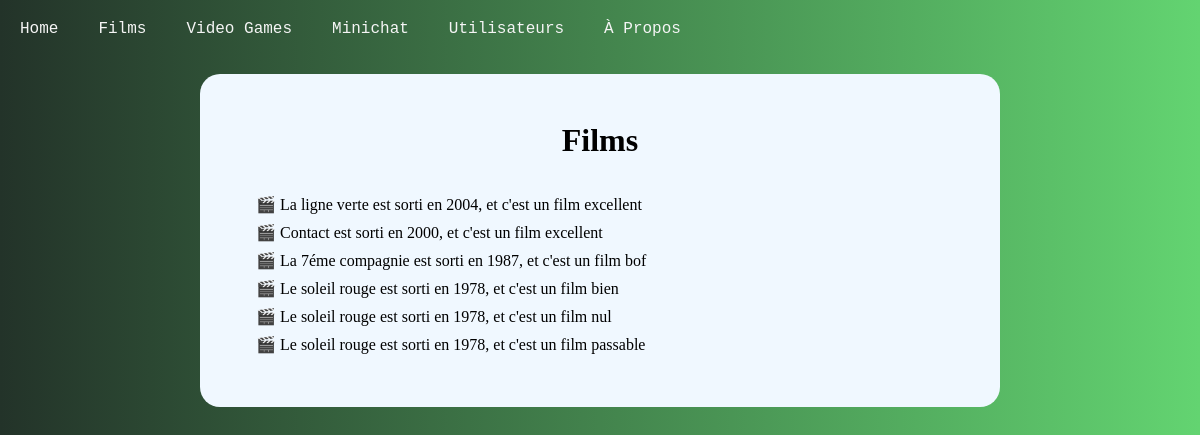
Screenshot of /index.php?films with the database file from the repository.
### tables this page shows
CREATE TABLE `films` (
  `ID` int(11) UNSIGNED NOT NULL,
  `title` varchar(50) NOT NULL,
  `year` varchar(4) DEFAULT NULL,
  `note` varchar(1) DEFAULT NULL
);

### src/controller/films.controller.php (called while the page is built)
<?php
require dirname(__DIR__).'/model/films.model.php';
$note = ['nul', 'bof', 'passable', 'bien', 'excellent'];
require dirname(__DIR__).'/templates/pages/films.php';

### src/model/films.model.php (called while the page is built, shortened)
<?php
$sql = "SELECT * FROM `films`";
$reponse = $bdd->query($sql);
$films = [];

### src/templates/pages/films.php (the view, shortened to what this page needs)
<div class="container">
  <h1>Films</h1>
  <div id="info">
    <ul>
      <?php
      foreach ($films as $film) {
        echo "<li>" . $film['title'] . " est sorti en " . $film['year'] . ", et c'est un film " . $note[$film['note'] - 1] . "</li>";
      }
      ?>
    </ul>
  </div>
</div>
<?php
require_once dirname(__DIR__) . '/layout.php';
?>

### public/assets/style.css (style rules this page uses)
body { background: linear-gradient(to right, #233329 0%, #63D471 100%); }
.container, .container-large { width: 80%; margin: 0 auto 3rem auto; background-color: aliceblue; padding: 3rem; border-radius: 20px; }
.container { max-width: 800px }
h1 { text-align: center; padding-bottom: 2rem; }
#info ul { list-style: '🎬 '; line-height: 1.75; padding-left: 2rem; }

### rows the page displays
films: title "La ligne verte", year "2004", note "excellent"
films: title "Contact", year "2000", note "excellent"
films: title "La 7éme compagnie", year "1987", note "bof"
films: title "Le soleil rouge", year "1978", note "bien"
films: title "Le soleil rouge", year "1978", note "nul"
films: title "Le soleil rouge", year "1978", note "passable"
